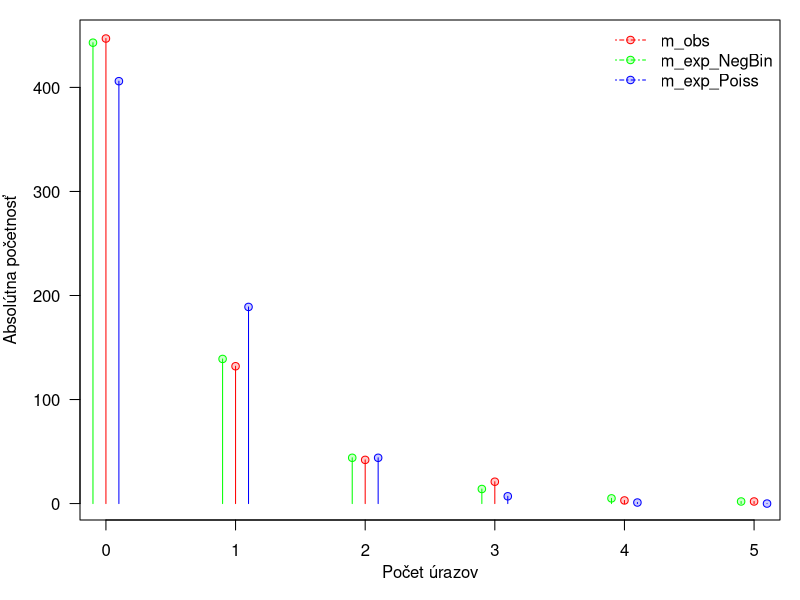
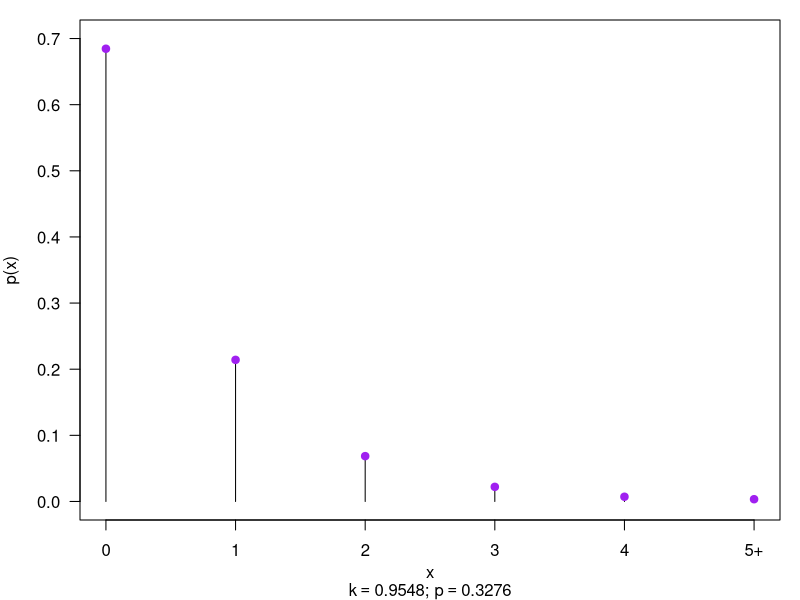

Write R code to recreate these figures, in order. (Note: this script raises an error after producing the figures.)
# Teoria - Negativne binomicke rozdelenie
## vychadzam z X ~ Bin(n, p), kde 
### n = pocet pokusov, 
### p = pravdepodobnost nastatia javu
### NP X predstavuje pocet nastati javu pri n pokusoch

## Negatívne binomické rozdelenie X ~ NegBin(k, p)
### pricom k = stanoveny pocet neuspechov (nenastatia javu)
### p = pravdepodobnost uspechu (nastatia javu)
### NP X predstavuje pocet uspechov dosiahnutych skor ako k neuspechov, resp. pocet uspechov pred dosiahnutim k.-teho neuspechu


#Priklad 3.1 Pravdepodobnostna funkcia
## Naprogramovat funkciu dNegBinom(k,p)
## porovnat ju so zabudovanou funkciou dnbinom(x, k, p)

## funkcia s povinnymi vstupnymi argumentami x, k, p 
dNegBinom <- function(x, k, p){
  px <- choose(x + k - 1, x) * p^x * (1-p)^k  # pravdepodobnostna funkcia rozdelenia NegBinom(k, p)
  return(px) 
}
### overit pre vstupy x = 0, 1, 2, NegBin(k = 5, p = 0.4)
x <- 0:2
k <- 5
p <- 0.4
p_own <- dNegBinom(x, k, p) # vypocet pravdepodobnosti s vlastnou funkciu
p_impl <- dnbinom(x, k, 1 - p) # vypocet pravdepodobnosti so zabudovanou funkciou 

# tabulka vysledkov vypocitanych hodnot (podla vzorca a cez zabudovanu funkciu)
tab <- data.frame(rbind(p_own, p_impl)) 
names(tab) <- x
tab

# !!! do implementovanej funkcie dnbinom treba zadat ako 3. parameter pravdepodobnost neuspechu, 1 - p !!!

# Priklad 3.2 Vypocet pravdepodobnosti na zaklade negativne binomickeho modelu
## Pravdepodobnosť zostrelenia terča u biatlonistky A dosahuje až 95%. 
## Pravdepodobnosť zásahu terča u biatlonistky B sa pohybuje okolo 65%. 
## Porovnajte, aká je pravdepodobnosť, že počas tréningu každá z biatlonistiek zostrelí pred prvými dvoma neúspechmi:

### Riesenie:
#### nastavenie hodnot
k <- 2 # budeme skumat pocet uspechov pred dvomi neuspechmi 
pA <- 0.95
pB <- 0.65

#### a) prave 5 tercov
x <-5
p__A <- dnbinom(x, k, 1 - pA) # vypocet pravdepodobnosti - A
p__B <- dnbinom(x, k, 1 - pB) # vypocet pravdepodobnosti - B

#### b) najviac 10 tercov
x<-10
p__A <- c(p__A, pnbinom(x, k, 1 - pA))
p__B <- c(p__B, pnbinom(x, k, 1 - pB))

#### c) d) e) aspon 7, 15, 25 - cez invertovanie pravdepodobnosti
x<- c(6, 14, 24)
p__A <- c(p__A, 1 - pnbinom(x, k, 1 - pA))
p__B <- c(p__B, 1 - pnbinom(x, k, 1 - pB))

tab <- data.frame(rbind(p__A, p__B))
names(tab) <- c('prave 5', 'najviac 10', 'aspon 7', 'aspon 15', 'aspon 25')
round(tab, 4)

# Priklad 3.3 Výpočet očakávaných početností za predpokladu negatívne binomického modelu
## Tabuľka: Pocet urazov u robotnikov v továrni
### n     0	   1	  2	  3	  4	  >=5  spolu
### m_obs 447	 132	42	21	3 	2	   647	
### V priklade 2.2 sme odhadovali model cez Poissonovo rozdelenie, kde sme identifikovali overdisperziu pozorovanych pocetnosti 
### v takych situaciach je vhodne modelovat data cez negativne binomicke rozdelenie. 
### Vypocitajte odhady k a p pre taketo rozdelenie NegBin(k, p)

## Riesenie:
##### nasetovanie premennych
N <- 5 # maximalny uvazovany pocet urazov jedneho robotnika
n <- 0:5
m_obs <- c(447, 132, 42, 21, 3, 2) # postupnost m_obs
M <- 647 # celkovy pocet vsetkych robotnikov M

#### odhad strednej hodnoty a rozptylu
observed <- rep (0:5, m_obs) # vektor pozorovanych dat: 0, 0, ..., 5, 5
m <- mean(observed) # odhad strednej hodnoty E[X] ziskany na zaklade vektora pozorovanych dat
v <- var(observed) # odhad rozptylu Var[X] ziskany na zaklade vektora pozorovanych dat

#### odhad parametrov k a p pre NeBinom
k <- m^2/(v - m) # odhad parametra k dopocitany podla vzorca
p <- 1 - (m/v) # odhad parametra p dopocitany podla vzorca
tab <- data.frame(k,p) # tabulka vyslednych parametrov k a p
tab

#### vypocet ocakavanych poctov za predpokladu Poissonovho a NegBinom rozdelenia
#### a porovnanie s pozorovanymi hodnotami

#### vektor ocakavanych absolutnych pocetnosti za predpokladu X ~ Poiss(0.4652)
lambda <- 0.4652
m_exp_p <- round(c(dpois(n[1:length(n)-1], lambda), 1 - sum(dpois(n[1:length(n)-1], lambda)))*M)

#### vektor ocakavanych absolutnych pocetnosti za predpokladu rozdelenia NegBin(k, p)
m_exp_n <- round(c(dnbinom(n[1:length(n)-1], k, 1-p), 1 - sum(dnbinom(n[1:length(n)-1], k, 1-p))) * M) 

#### tabulka vysledkov (pozorovanych a ocakavanych absolutnych pocetnosti)
tab <- data.frame(rbind(m_obs, m_exp_p, m_exp_n)) 
names(tab) <- 0:5
tab
#### Z tabulky vidno, ze odhadovane pocetnosti pre negativne binomicke rozdelenie sa viac zhoduju 
#### s experimentalnymi datami ako pocetnosti pre Poissonovo rozdelenie.

# Priklad 3.4 Overdispersion and underdispersion v negativne binomickom modeli
## Vykreslit pocetnosti (za predpokladu Po(lambda), NegBin(k, p), ako aj pozorovane) do jedneho grafu
## Vyslovit predpoklad overdispersion / underdispersion o NegBin a overit ho vypoctom disperzii

par(mar = c(4, 4, 1, 1)) # nastavenie okraja grafu 4, 4, 1, 1
### graf s vertikalnymi cervenymi ciarami pozorovanych absolutnych pocetnosti 
plot(0:N, m_obs, type = 'h', col = 'red', xlab = '', ylab = 'Absolútna početnosť', las = 1) 
### (NegBin) zelene vertikalne ciary ocakavanych absolutnych pocetnosti (posunute o 0.1 dolava, aby sa neprekryvali)
lines(0:N - 0.1, m_exp_n, col = 'green', type = 'h')  
### (Poiss) modre vertikalne ciary ocakavanych absolutnych pocetnosti (posunute o 0.1 doprava)
lines(0:N + 0.1,  m_exp_p, col='blue', type='h') 
points(0:N, m_obs, pch = 21, col = 'red', bg = rgb(1, 0, 0, 0.2)) # cervene body
points(0:N - 0.1, m_exp_n, pch = 21, col = 'green', bg = rgb(0, 1, 0, 0.2)) # zelene body
points(0:N + 0.1, m_exp_p, pch = 21, col = 'blue', bg = rgb(0,0,1, 0.2)) # modre body
mtext('Počet úrazov', side = 1, line = 2.1) # popis osy x
legend('topright', lty = 4, pch = 21, col = c('red', 'green', 'blue'), 
       pt.bg = c(rgb(1, 0, 0, 0.2), rgb(0, 1, 0, 0.2), rgb(0, 0, 1, 0.2)), 
       legend = c('m_obs', 'm_exp_NegBin', 'm_exp_Poiss'), bty = 'n') # legenda

### Z grafov je zrejme to, co z tabulky. Odhadovane pocty na zaklade NegBinom su blizke pozorovanym udajom.
### Observed (pozorovane) maju o malicko vacsi rozptyl. Asi overdisperzia, ale velmi slaba.
### vypocet rozptylov
observed <- rep (0 : N, m_obs) # vektor pozorovanych dat
expected_n <- rep(0 : N, m_exp_n) # vektor ocakavanych dat na zaklade NegBin rozdelenia
round (tab <- data.frame(Var_obs = var(observed), Var_exp_n = var(expected_n)), 4)
### Hodnota rozptylu pozorovanych dat je o trochu vyssia (0.6919) oproti ocakavanym datam (0.6700), 
### ale rozdiel je velmi maly. Preto nemozno hovorit o overdisperzii.

# Priklad 3.5 Graf pravdepodobnostnej a distribucnej funkcie negativne binomickeho modelu

## Riesenie:
### vektor ocakavanych relativnych pocetnosti za predpokladu rozdelenia NegBin(k, p)
px_n <- c(dnbinom(n[1:length(n)-1], k, 1-p), 1 - sum(dnbinom(n[1:length(n)-1], k, 1-p)))

### graf hustoty
par(mar = c(4,4,1,1), mfrow = c(1, 1)) # nastavenie okrajov grafu (4, 4, 1, 1)
plot(n, px_n, type = 'h', ylim = c(0, 0.7), ylab = 'p(x)', xlab = '', axes = F) 
box(bty = 'o')
axis(1, 0:5, labels = c(0:4, "5+"))
axis(2, las = 1)
points(n, px_n, pch = 21, col = 'purple', bg = 'purple')
mtext('x', side = 1, line = 2.1)
mtext(bquote(paste(k == .(round(k, 4)), '; ', p == .(round(p,4)))), side = 1, line = 3.2) 

### vektor ocakavanych kumulativnych relativnych pocetnosti za predpokladu rozdelenia NegBin(k, p)
Fx_n <- c(pnbinom(n[1:length(n)-1], k, 1-p), 1)

### graf distribucnej funkcie
par(mar = c(4,4,1,1)) # nastavenie okrajov grafu (4, 4, 1, 1)
plot(n, Fx, type = 'n', xlim = c(-1,6), ylim = c(0, 1), xlab = '', ylab = 'F(x)', axes = F)
box(bty = 'o')
axis(1, -1:5, labels = c(-1:4, "5+"))
axis(2, las = 1)
segments(n, Fx_n, n + 1, Fx_n)
arrows(0, 0, -1, 0, length = 0.1)
arrows(5, 1, 6, 1, length = 0.1)

points(n, c(0, Fx_n[1:N]), col = 'black', pch = 21, bg = 'white')
points(n,Fx_n, col = 'purple', pch = 19)
mtext('x', side = 1, line = 2.1)
mtext(bquote(paste(k == .(round(k, 4)), '; ', p == .(round(p, 4)))), side = 1, line = 3.1)

# Priklad 3.6
## dnbinom(x, k, 1-p) - hustota
## pnbinom(x, k, 1-p) - distribucna
## Za predpokladu, že náhodná veličina X, ktorá udáva počet úrazov robotníkov v továrni, 
## pochádza z negatívne binomického rozdelenia s parametrom k = 0,9548 a p = 0.3276, 
## t.j. X ~ NegBin(k,p) Vypočítajte pravdepodobnosť, že u náhodne vybraného robotníka dôjde 
## počas jedného roka k:
## a) nula úrazom,
## b) trom alebo štyrom úrazom,
## c) najviac dvom úrazom,
## d) aspoň jednému úrazu.
## Vysledky porovnajte s pravdepodobnostami vypocitanymi na zaklade Poissonovho rozdelenia

## Riesenie:
k <- 0.9548 # parameter k 
p <- 0.3276 # parameter p
## a) nula
p0 <- dnbinom(0, k, 1-p)
## b) 3 alebo 4 úrazom
p3_4 <- dnbinom(3, k, 1-p) + dnbinom(4, k, 1-p)
## c) najviac dvom
p_max2 <- pnbinom(2, k, 1-p)
## d) aspon jednemu
p_min1 <- 1 - p0
(round(data.frame(p0, p3_4, p_max2, p_min1),4))

## na zaklade Poissonovho rozdelenia
lambda <- 0.4652241
p0 <- dpois(0, lambda)
p3_4 <- dpois(3, lambda) + dpois(4,lambda)
p_max2 <- ppois(2, lambda)
p_min1 <- 1 - p0
(round(data.frame(p0, p3_4, p_max2, p_min1), 4))

# Priklad 3.7 Stredná hodnota a rozptyl NP z negatívneho binomického modelu
## Za predpokladu, že náhodná veličina X, ktorá udáva počet úrazov robotníkov v továrni, 
## pochádza z negatívne binomického rozdelenia s parametrom k = 0.9548 a p = 0.3276 
## vypočítajte strednú hodnotu a rozptyl tejto náhodnej veličiny. Porovnajte ich 
## s odhadmi vypočítanými na:
## a) základe očakávaných dát,
## b) základe pozorovaných dát

## Riesenie:
k <- 0.9548 # parameter k 
p <- 0.3276 # parameter p

### Vypocet cez vzorce pre negativne binomicke rozdelenie
E_X <- k*p/(1-p) # vypocet strednej hodnoty E[X] rozdelenia NegBin(k, p)
Var_X <- k*p/(1-p)^2 # vypocet rozptylu Var[X] rozdelenia NegBin(k, p)

### Vypocet na zaklade ocakavanych dat
expected <- rep(0:5, m_exp_n) # vektor ocakavanych dat
E_exp <- mean(expected) # odhad strednej hodnoty na zaklade ocakakavanych dat
Var_exp <- var(expected) # odhad rozptylu na zaklade ocakavanych dat

### Vypocet na zaklade pozorovanych dat
observed <- rep(0:5, m_obs) # vektor pozorovanych dat 
E_obs <- mean(observed) # odhad strednej hodnoty na zaklade pozorovanych dat
Var_obs <- var(observed) # odhad rozptylu na zaklade pozorovanych dat

(round(data.frame(E_X, Var_X, E_exp, Var_exp, E_obs, Var_obs), 4)) # tabulka vysledkov

# Priklad 3.8 Simulačná štúdia pre negatívny binomický model a Poissonov model
## Vytvorte simulačnú štúdiu modelujúcu správanie očakávaných počtov náhodnej veličiny 
## popisujúcej počet úrazov pracovníkov v továrni za predpokladu, že:
## a) X ~ Poiss(lambda = 0.4652)
## b) X ~ NegBin(k = 0.9548, p = 0.3276) 
## Vygenerujte pseudonáhodné čísla X (počty úspechov) opakované M-krát (M = 647)
## Pre každé rozdelenie vytvorte histogram vygenerovaných pseudonáhodných čísel 
## a superponujte ho hodnotami očakávaných (teoretických počtov).

## Riesenie:

### Simulacia cez Poissonovo rozdelenie
N <- 5 # maximalny uvazovany pocet urazov jedneho robotnika
M <- 647 # celkovy pocet vsetkych robotnikov M
lambda <- 0.4652 # lambda 

par(mar = c(5, 4, 3, 2)) # nastavenie okrajov 5, 4, 3, 2
X <- rpois(1:M, lambda)  # vektor M pseudonáhodných čísel z rozdelenia Poiss(lambda)
px_pois <- dpois(0:N, lambda) # pravdepodobnostna funkcia Poiss(lambda) v hodnotach 0, 1, ..., N
hist(X, prob = T, breaks = seq(-0.5, max(X) + 0.5, by = 1), density = 60, col = 'red', 
     ylim = c(0, max(px_pois) + 0.05), las = 1, main = 'Poisson', xlab = '', ylab = 'relatívna početnosť') 
# histogram nahodneho vyberu X (v relativnej skale)
box('o') # ram okolo grafu
points(0:N, px_pois, pch = 19, col='black') # cierne plne body; pravdepodobnostna funkcia Poiss(lambda)
lines(0:N, px_pois, type = 'h') # cierne vertikalne ciary; pravdepodobnostna funkcia Poiss(lambda)
mtext('x', side = 1, line = 2.1) # popis osy x
mtext(bquote(paste(lambda == .(lambda))), side = 1, line = 3.2) # druhy popis osy x
legend('topright', fill = c('red', 'black'), density = c(60, 200), legend = c('simulované', 'očakávané'), 
       bty ='n') # legenda

### Simulacia cez Negativne binomicke rozdelenie
k <- 0.9548 # parameter k
p <- 0.3276 # parameter p
Y <- rnbinom(1:M,k, 1-p) # vektor M pseudonahodnych cisel z rozdelenia NegBin(k, p)
py <- dnbinom(0:N, k, 1-p) # pravdepodobnostna funkcia rozdelenia NegBin(k, p) v hodnotach 0, 1, ..., N
hist(Y, prob = T, breaks = seq(-0.5, max(Y) + 0.5, by = 1), , density = 60, col = 'red', las = 1,
     ylim = c(0, max(px_pois) + 0.05), main = 'Negatívne binomické', xlab = '', ylab = 'relatívna početnosť') # histogram nahodneho vyberu vyberu Y (v rel. skale) 
box('o') # ram okolo grafu
lines(0:N, py, type = 'h' ) # cierne vertikalne ciary
points(0:N, py, pch = 19, col = 'black') # cierne plne body; 
mtext('x', side = 1, line = 2.1) # popis osy 
mtext(bquote(paste(k == .(k), '; ', p == .(p))), side = 1, line = 3.2) # druhy popis osy x
legend('topright', fill = c('red', 'black'), density = c(60, 200), legend = c('simulované', 'očakávané'), 
       bty ='n') # legenda
